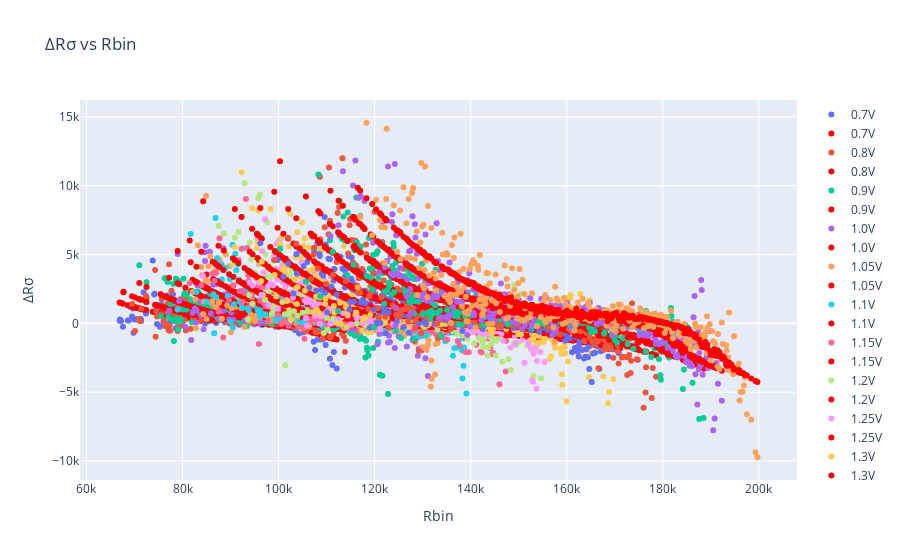

Notebook code for this chart:
### Code cell
colours = ['#636EFA', '#EF553B', '#00CC96', '#AB63FA', '#FFA15A', '#19D3F3', '#FF6692', '#B6E880', '#FF97FF', '#FECB52',
           '#636EFA', '#EF553B', '#00CC96', '#AB63FA', '#FFA15A', '#19D3F3', '#FF6692', '#B6E880', '#FF97FF', '#FECB52'
           ]
fig = go.Figure()

for val, col in zip(plot_df_val['v'].unique(), colours):
    data = plot_df_val.loc[plot_df_val['v']==val]
    fig.add_trace(go.Scatter(y = data['y_val'],
                             x = data['Rbin'],
                             marker=dict(color=col),
                             mode='markers',
                             name=f'{val}V'
                             ))
    fig.add_trace(go.Scatter(y = data['y_val_pred'],
                             x = data['Rbin'],
                             line=dict(color='red'),
                             mode='markers',
                             name=f'{val}V'
                             ))
fig.update_layout(
    title="\u0394R\u03C3 vs Rbin",
    xaxis_title="Rbin",
    yaxis_title="\u0394R\u03C3"
)

### Figure 1 — Plotly figure (JSON) as saved in the notebook; plotly's stock layout.template omitted (floating-point values rounded to 4 significant figures; data arrays with more than 128 entries replaced by an {"elided": "..."} marker saying what was removed)
{"data": [{"marker": {"color": "#636EFA"}, "mode": "markers", "name": "0.7V", "type": "scatter", "x": {"elided": "189 int values"}, "y": {"elided": "189 float values"}}, {"line": {"color": "red"}, "mode": "markers", "name": "0.7V", "type": "scatter", "x": {"elided": "189 int values"}, "y": {"elided": "189 float values"}}, {"marker": {"color": "#EF553B"}, "mode": "markers", "name": "0.8V", "type": "scatter", "x": {"elided": "203 int values"}, "y": {"elided": "203 float values"}}, {"line": {"color": "red"}, "mode": "markers", "name": "0.8V", "type": "scatter", "x": {"elided": "203 int values"}, "y": {"elided": "203 float values"}}, {"marker": {"color": "#00CC96"}, "mode": "markers", "name": "0.9V", "type": "scatter", "x": {"elided": "221 int values"}, "y": {"elided": "221 float values"}}, {"line": {"color": "red"}, "mode": "markers", "name": "0.9V", "type": "scatter", "x": {"elided": "221 int values"}, "y": {"elided": "221 float values"}}, {"marker": {"color": "#AB63FA"}, "mode": "markers", "name": "1.0V", "type": "scatter", "x": {"elided": "220 int values"}, "y": {"elided": "220 float values"}}, {"line": {"color": "red"}, "mode": "markers", "name": "1.0V", "type": "scatter", "x": {"elided": "220 int values"}, "y": {"elided": "220 float values"}}, {"marker": {"color": "#FFA15A"}, "mode": "markers", "name": "1.05V", "type": "scatter", "x": {"elided": "259 int values"}, "y": {"elided": "259 float values"}}, {"line": {"color": "red"}, "mode": "markers", "name": "1.05V", "type": "scatter", "x": {"elided": "259 int values"}, "y": {"elided": "259 float values"}}, {"marker": {"color": "#19D3F3"}, "mode": "markers", "name": "1.1V", "type": "scatter", "x": {"elided": "250 int values"}, "y": {"elided": "250 float values"}}, {"line": {"color": "red"}, "mode": "markers", "name": "1.1V", "type": "scatter", "x": {"elided": "250 int values"}, "y": {"elided": "250 float values"}}, {"marker": {"color": "#FF6692"}, "mode": "markers", "name": "1.15V", "type": "scatter", "x": {"elided": "272 int values"}, "y": {"elided": "272 float values"}}, {"line": {"color": "red"}, "mode": "markers", "name": "1.15V", "type": "scatter", "x": {"elided": "272 int values"}, "y": {"elided": "272 float values"}}, {"marker": {"color": "#B6E880"}, "mode": "markers", "name": "1.2V", "type": "scatter", "x": {"elided": "303 int values"}, "y": {"elided": "303 float values"}}, {"line": {"color": "red"}, "mode": "markers", "name": "1.2V", "type": "scatter", "x": {"elided": "303 int values"}, "y": {"elided": "303 float values"}}, {"marker": {"color": "#FF97FF"}, "mode": "markers", "name": "1.25V", "type": "scatter", "x": {"elided": "287 int values"}, "y": {"elided": "287 float values"}}, {"line": {"color": "red"}, "mode": "markers", "name": "1.25V", "type": "scatter", "x": {"elided": "287 int values"}, "y": {"elided": "287 float values"}}, {"marker": {"color": "#FECB52"}, "mode": "markers", "name": "1.3V", "type": "scatter", "x": {"elided": "351 int values"}, "y": {"elided": "351 float values"}}, {"line": {"color": "red"}, "mode": "markers", "name": "1.3V", "type": "scatter", "x": {"elided": "351 int values"}, "y": {"elided": "351 float values"}}, {"marker": {"color": "#636EFA"}, "mode": "markers", "name": "1.35V", "type": "scatter", "x": {"elided": "307 int values"}, "y": {"elided": "307 float values"}}, {"line": {"color": "red"}, "mode": "markers", "name": "1.35V", "type": "scatter", "x": {"elided": "307 int values"}, "y": {"elided": "307 float values"}}, {"marker": {"color": "#EF553B"}, "mode": "markers", "name": "1.4V", "type": "scatter", "x": {"elided": "333 int values"}, "y": {"elided": "333 float values"}}, {"line": {"color": "red"}, "mode": "markers", "name": "1.4V", "type": "scatter", "x": {"elided": "333 int values"}, "y": {"elided": "333 float values"}}, {"marker": {"color": "#00CC96"}, "mode": "markers", "name": "1.45V", "type": "scatter", "x": {"elided": "360 int values"}, "y": {"elided": "360 float values"}}, {"line": {"color": "red"}, "mode": "markers", "name": "1.45V", "type": "scatter", "x": {"elided": "360 int values"}, "y": {"elided": "360 float values"}}, {"marker": {"color": "#AB63FA"}, "mode": "markers", "name": "1.5V", "type": "scatter", "x": {"elided": "360 int values"}, "y": {"elided": "360 float values"}}, {"line": {"color": "red"}, "mode": "markers", "name": "1.5V", "type": "scatter", "x": {"elided": "360 int values"}, "y": {"elided": "360 float values"}}, {"marker": {"color": "#FFA15A"}, "mode": "markers", "name": "1.55V", "type": "scatter", "x": {"elided": "352 int values"}, "y": {"elided": "352 float values"}}, {"line": {"color": "red"}, "mode": "markers", "name": "1.55V", "type": "scatter", "x": {"elided": "352 int values"}, "y": {"elided": "352 float values"}}], "layout": {"title": {"text": "ΔRσ vs Rbin"}, "xaxis": {"title": {"text": "Rbin"}}, "yaxis": {"title": {"text": "ΔRσ"}}}}
